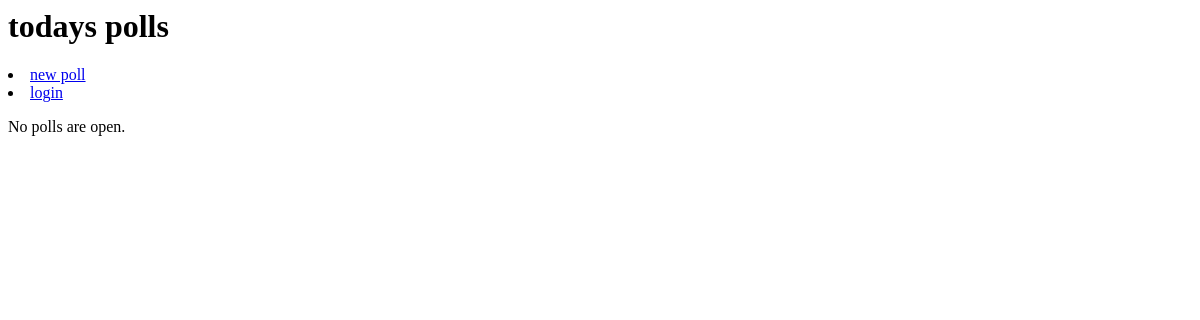
/polls/, run on an earlier commit of the app's database.
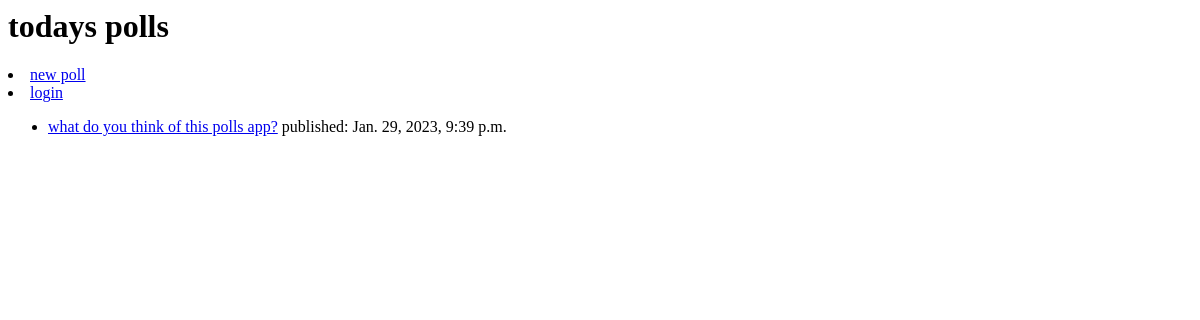
And on a later commit of the database.
### polls/models.py (models this page shows, shortened)
class Question(models.Model):
    question_text = models.CharField(max_length=200)
    pub_date = models.DateTimeField('date published')

### polls/views.py (the view)
# urls.py: path('', views.IndexView.as_view(), name='index'),
class IndexView(generic.ListView):
    template_name = 'polls/index.html'
    context_object_name = 'latest_question_list'
    def get_queryset(self):
        return Question.objects.filter(pub_date__lte=timezone.now()).order_by('-pub_date')[:5]

### polls/templates/polls/index.html
<h1>todays polls</h1>
<li><a href="./new">new poll</a></li>
<li><a href="./login">login</a></li>
{% if latest_question_list %}
    <ul>
    {% for question in latest_question_list %}
    <li><a href="{% url 'polls:detail' question.id %}">{{ question.question_text }}</a> published: {{ question.pub_date }}</li>
    {% endfor %}
    </ul>
{% else %}
    <p>No polls are open.</p>
{% endif %}

What changed in the data, as far as the page shows it:
added Question: question_text "what do you think of this polls app?", pub_date "Jan. 29, 2023, 9:39 p.m."
Also different on the page:
text no longer shown: "No polls are open."
